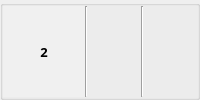
                      <widget class="QGroupBox" name="groupBox_47">
                       <property name="title">
                        <string/>
                       </property>
                       <layout class="QHBoxLayout" name="horizontalLayout_41">
                        <property name="spacing">
                         <number>0</number>
                        </property>
                        <property name="leftMargin">
                         <number>0</number>
                        </property>
                        <property name="topMargin">
                         <number>0</number>
                        </property>
                        <property name="rightMargin">
                         <number>0</number>
                        </property>
                        <property name="bottomMargin">
                         <number>0</number>
                        </property>
                        <item>
                         <widget class="QLabel" name="label_38">
                          <property name="minimumSize">
                           <size>
                            <width>82</width>
                            <height>0</height>
                           </size>
                          </property>
                          <property name="maximumSize">
                           <size>
                            <width>60</width>
                            <height>16777215</height>
                           </size>
                          </property>
                          <property name="font">
                           <font>
                            <family>나눔고딕</family>
                            <pointsize>10</pointsize>
                            <weight>75</weight>
                            <bold>true</bold>
                           </font>
                          </property>
                          <property name="styleSheet">
                           <string notr="true">background-color : rgb(240, 240, 240)</string>
                          </property>
                          <property name="text">
                           <string>2</string>
                          </property>
                          <property name="alignment">
                           <set>Qt::AlignCenter</set>
                          </property>
                         </widget>
                        </item>
                        <item>
                         <widget class="Line" name="line_99">
                          <property name="orientation">
                           <enum>Qt::Vertical</enum>
                          </property>
                         </widget>
                        </item>
                        <item>
                         <widget class="QLabel" name="nielsen_App_Name2">
                          <property name="font">
                           <font>
                            <family>나눔고딕</family>
                            <pointsize>10</pointsize>
                           </font>
                          </property>
                          <property name="text">
                           <string/>
                          </property>
                          <property name="margin">
                           <number>0</number>
                          </property>
                         </widget>
                        </item>
                        <item>
                         <widget class="Line" name="line_100">
                          <property name="orientation">
                           <enum>Qt::Vertical</enum>
                          </property>
                         </widget>
                        </item>
                        <item>
                         <widget class="QLabel" name="nielsen_App_User2">
                          <property name="maximumSize">
                           <size>
                            <width>150</width>
                            <height>16777215</height>
                           </size>
                          </property>
                          <property name="font">
                           <font>
                            <family>나눔고딕</family>
                            <pointsize>10</pointsize>
                           </font>
                          </property>
                          <property name="text">
                           <string/>
                          </property>
                          <property name="alignment">
                           <set>Qt::AlignCenter</set>
                          </property>
                         </widget>
                        </item>
                       </layout>
                      </widget>
